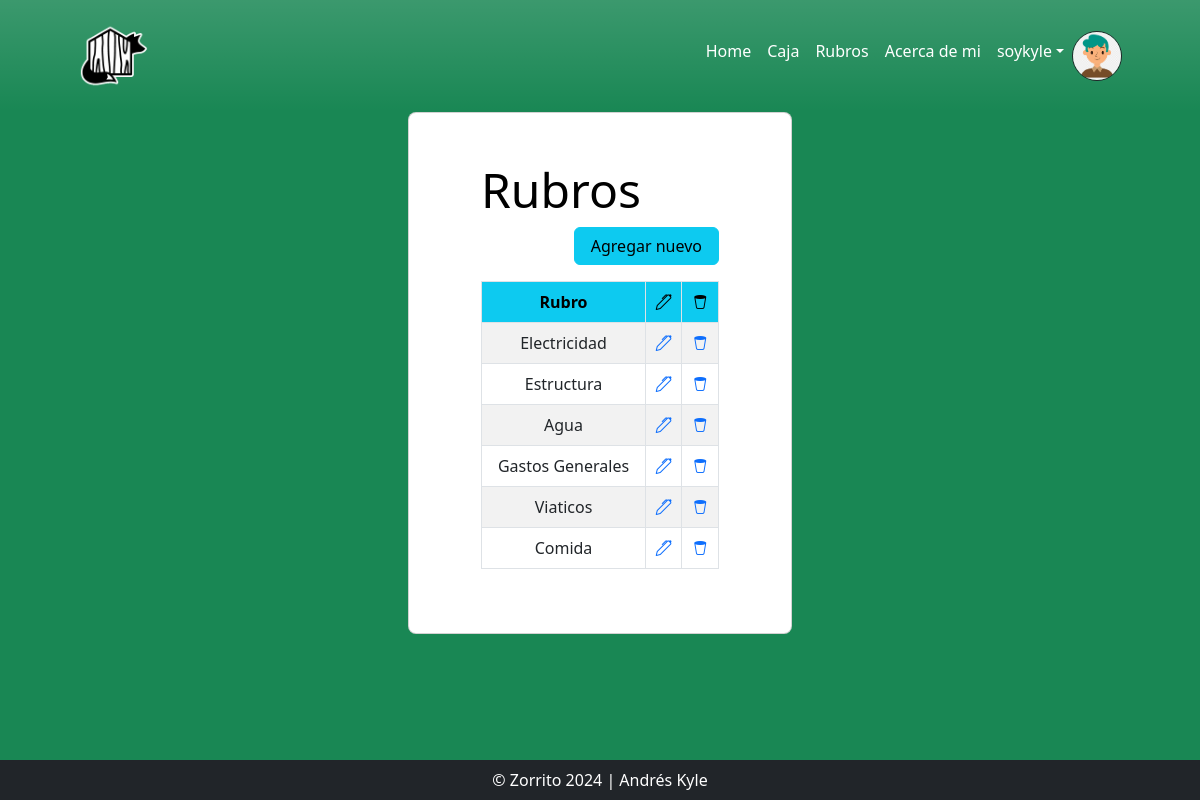
The app's page /rubros_list/ (signed in), older data.
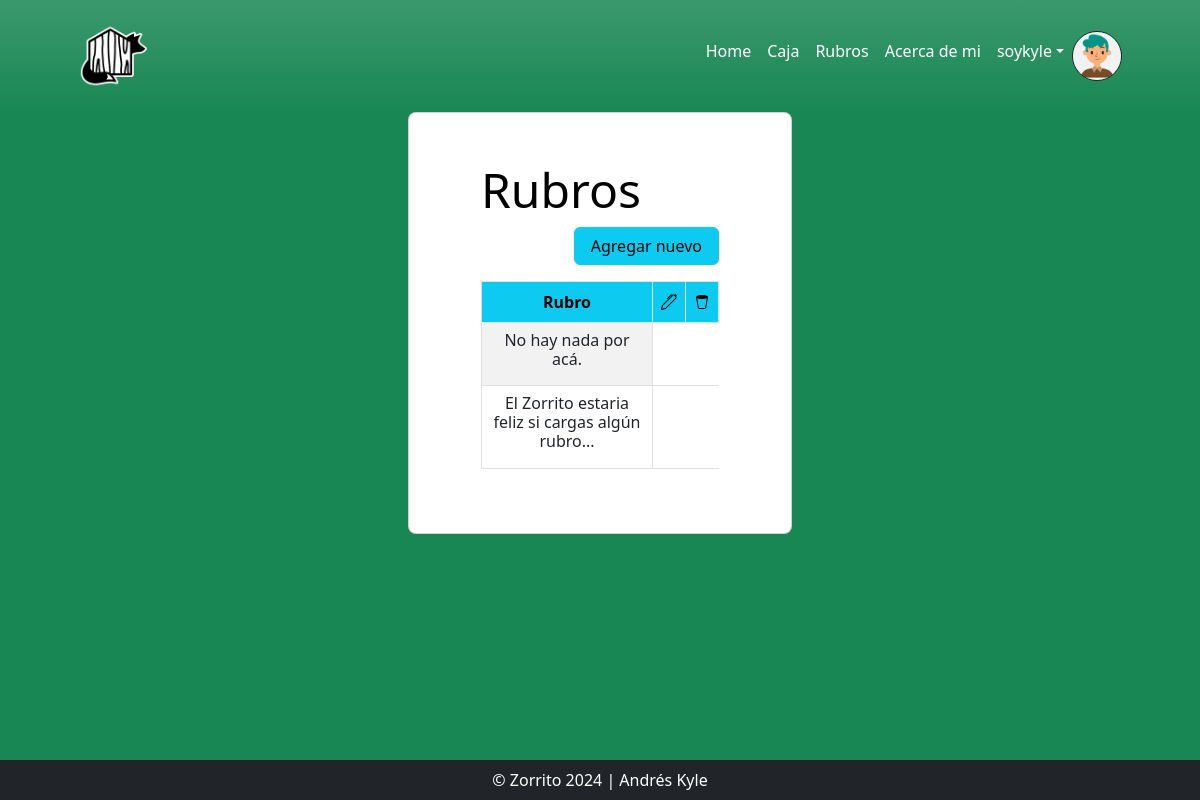
The same page, newer data.
### AppZorro/models.py (models this page shows, shortened)
class Rubros(models.Model):
    titulo = models.CharField(max_length=30)

### AppZorro/views.py (the view)
# urls.py: path('rubros_list/', views.RubrosListView.as_view(), name="Rubros"),
class RubrosListView(LoginRequiredMixin, ListView):
    model = Rubros

### AppZorro/templates/AppZorro/Rubros_list.html (shortened to what this page needs)
{% extends 'AppZorro/base.html' %}
{% load static %}
{% block main %}
<div class="row d-flex justify-content-center align-items-center h-100">
    <div class="col-md-4">
        <div class="card rounded-3 text-black">
            <div class="card-body p-md-5 mx-md-4">
                <h3 class="display-5">Rubros</h3>
                <div class="d-flex justify-content-end mb-3">
                    <a class="btn btn-info px-3" href="{% url 'CrearRubro' %}">Agregar nuevo</a>
                </div>
                    <table class="text-center table table-striped table-bordered">
                        <thead class="thead-primary">
                            <tr class="text-bg-info p-3">
                                <th scope="col">Rubro</th>
                                <th scope="col" class="bi bi-pen"></th>
                                <th scope="col" class="bi bi-trash2"></th>
                            </tr>
                        </thead>
                        <tbody>
                            {% for rubro in object_list %}
                                <tr>
                                    <td>{{ rubro.titulo }}</td>
                                    <td><a class="bi bi-pen" href="{% url 'EditarRubro' rubro.id %}"></a></td>
                                    <td><a class="bi bi-trash2" href="{% url 'BorrarRubro' rubro.id %}"></a></td>
                                </tr>
                            {% empty %}
                                <tr><th><h6>No hay nada por acá. </h6></th></tr>
                                <th><h6>El Zorrito estaria feliz si cargas algún rubro...</h6></th>
                            {% endfor %}
                        </tbody>
                    </table>
                </div>
        </div>
    </div>
</div>
{% endblock main %}

Row changes from the older to the newer data that the page shows:
removed Rubros: titulo "Electricidad"
removed Rubros: titulo "Estructura"
removed Rubros: titulo "Agua"
removed Rubros: titulo "Gastos Generales"
removed Rubros: titulo "Viaticos"
removed Rubros: titulo "Comida"
Text that changed along with them:
text now shown: "No hay nada por acá. El Zorrito estaria feliz si cargas algún rubro..."
